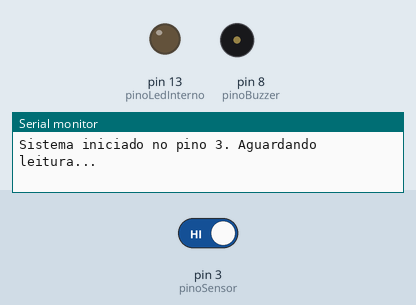
The sketch below on a simulated Arduino Uno, built with avr-gcc and run on an emulated ATmega328P. Parts: output pins drawn as LEDs (lit = HIGH), buzzer (waves = sounding, pin HIGH), the last lines printed to the serial monitor. Dashed ring = blinking. Inputs (shaded band) come from the test bench; at power-on: pin 3 (pinoSensor) HIGH.

Above: at 1.2 s.
1.3 s: pin 3 (pinoSensor) driven LOW
At 1.52 s:
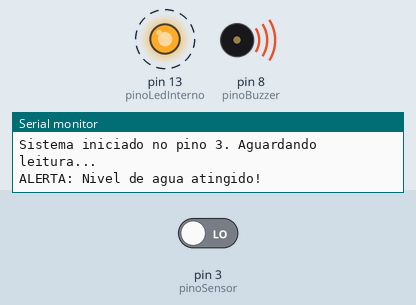
4.3 s: pin 3 (pinoSensor) driven HIGH
Timing chart, 0 to 7.3 s (numbered marks = the images above; inputs shaded):
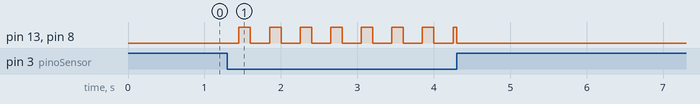

The sketch:

projeto_final_IEE.ino
```cpp
const int pinoSensor = 3;       // Coletor do BC548 do sensor (com INPUT_PULLUP) — pino 3
const int pinoLedInterno = 13;  // LED embutido no Arduino Uno
const int pinoBuzzer = 8;       // Saída para o buzzer (ou base do 2.º BC548)

const unsigned long intervaloLeitura = 50;    // Leitura a cada 50 ms
const unsigned long tempoConfirmacao = 150;   // Tempo mínimo em LOW para confirmar água
const unsigned long tempoBipLigado = 150;     // Duração do bip (ms)
const unsigned long tempoBipDesligado = 250;  // Pausa entre bips (ms)

unsigned long ultimaLeitura = 0;
unsigned long inicioEstadoBaixo = 0;
unsigned long ultimoCicloBip = 0;

bool confirmouAgua = false;
bool estadoBipAlto = false;

void setup() {
  pinMode(pinoSensor, INPUT_PULLUP);
  pinMode(pinoLedInterno, OUTPUT);
  pinMode(pinoBuzzer, OUTPUT);

  digitalWrite(pinoLedInterno, LOW);
  digitalWrite(pinoBuzzer, LOW);

  Serial.begin(9600);
  Serial.println("Sistema iniciado no pino 3. Aguardando leitura...");
}

void loop() {
  unsigned long agora = millis();

  if (agora - ultimaLeitura >= intervaloLeitura) {
    ultimaLeitura = agora;
    int leitura = digitalRead(pinoSensor);

    // Com INPUT_PULLUP, leitura == LOW indica que o transistor conduziu (água detetada)
    if (leitura == LOW) {
      if (inicioEstadoBaixo == 0) {
        inicioEstadoBaixo = agora;
      }
      if ((agora - inicioEstadoBaixo) >= tempoConfirmacao && !confirmouAgua) {
        confirmouAgua = true;
        estadoBipAlto = true;
        ultimoCicloBip = agora;
        Serial.println("ALERTA: Nivel de agua atingido!");
      }
    } else {
      inicioEstadoBaixo = 0;
      if (confirmouAgua) {
        confirmouAgua = false;
        estadoBipAlto = false;
        digitalWrite(pinoLedInterno, LOW);
        digitalWrite(pinoBuzzer, LOW);
        Serial.println("Status normal: sem agua nas sondas.");
      }
    }
  }

  if (confirmouAgua) {
    unsigned long duracaoAtual = estadoBipAlto ? tempoBipLigado : tempoBipDesligado;
    if (agora - ultimoCicloBip >= duracaoAtual) {
      ultimoCicloBip = agora;
      estadoBipAlto = !estadoBipAlto;
    }

    digitalWrite(pinoLedInterno, estadoBipAlto ? HIGH : LOW);
    digitalWrite(pinoBuzzer, estadoBipAlto ? HIGH : LOW);
  }
}
```

Measured:
- after the input at 1.3 s, pin 13 (pinoLedInterno), pin 8 (pinoBuzzer): alternates HIGH for 0.15 s and LOW for 0.25 s, starting after 0.15 s
